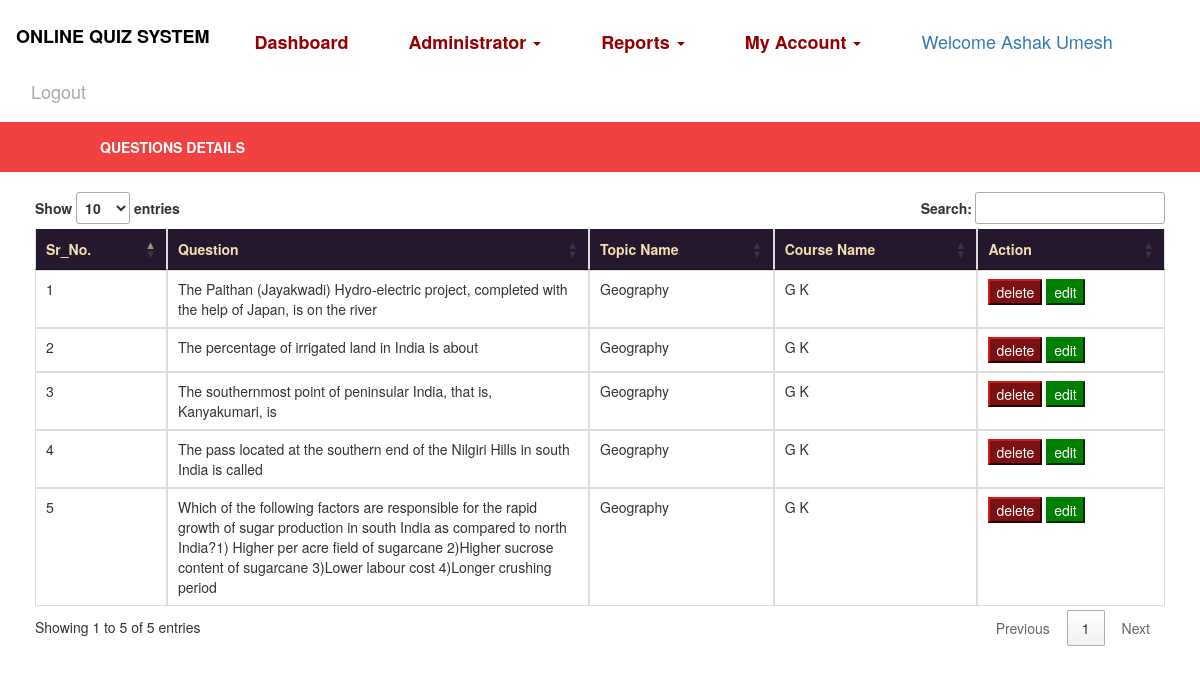
/questionreport/ (signed in), run on the app's committed database.
### Quiz/models.py (models this page shows, shortened)
class Question(models.Model):
    topic = models.ForeignKey(Topic, on_delete=models.CASCADE, null=True)
    question = models.CharField(max_length=200, null=True)
    option1 = models.CharField(max_length=30, null=True)
    option2 = models.CharField(max_length=30, null=True)
    option3 = models.CharField(max_length=30, null=True)
    option4 = models.CharField(max_length=30, null=True)
    answer = models.CharField(max_length=30, null=True)

class Topic(models.Model):
    course = models.ForeignKey(Course, on_delete=models.CASCADE, null=True)
    level = models.CharField(max_length=30, null=True)
    topic = models.CharField(max_length=100, null=True)
    description = models.TextField(null=True)

class Course(models.Model):
    course_name = models.CharField(max_length=50, null=True)
    description = models.TextField(null=True)

### Quiz/views.py (the view)
# urls.py: path('questionreport/', QuestionReport, name='questionreport'),
def QuestionReport(request):
    if not request.user.is_authenticated:
        return redirect('tutorlogin')
    student1 = Question.objects.all()
    d = {'topicdetail': student1}
    return render(request,'questionreport.html',d)

### Quiz/templates/questionreport.html (shortened to what this page needs)
{% extends 'base2.html' %}
{% load static %}
{% block body %}
<div style="background-color:rgb(242,65,65);padding:15px">
        <table width="1000" align="center">
    <tr><th style="color:white"><b>QUESTIONS DETAILS</b></th>
    </tr>
</table>
</div>
<div class="container" style="padding:20px;border:0px solid white">
<table class="table table-bordered" id="myTable" style="border:0px solid white">
  <thead style="background-color:rgb(37,24,46);color:wheat;border-color:white">
  <tr>
    <th>Sr_No.</th>
      <th>Question</th>
    <th>Topic Name</th>
       <th>Course Name</th>
    <th>Action</th>
  </tr>
  </thead>
   <tbody style="border-color:white">
    {% for i in topicdetail %}
  <tr>
    <td>{{forloop.counter}}</td>
      <td style="width:400px">{{i.question}}</td>
      <td>{{i.topic.topic}}</td>
      <td>{{i.topic.course.course_name}}</td>
    <td><a href="{% url 'deletequestion' i.id %}"><button class="button button1">delete</button></a>
      <a href="{% url 'editquestion' i.id %}"><button class="button button2">edit</button></a></td>
  </tr>
    {% endfor %}
    </tbody>
</table>
</div>
{% endblock %}

### Quiz/templates/base2.html (shortened to what this page needs)
<!DOCTYPE html>
<html lang="en">
<head>
    {% load static %}
  <link rel="stylesheet" href="https://maxcdn.bootstrapcdn.com/bootstrap/3.4.0/css/bootstrap.min.css">
  <link rel = stylesheet href = "//cdn.datatables.net/1.10.19/css/jquery.dataTables.min.css">
</head>
<body>
<nav class="navbar navbar-expand-sm bg-info navbar-dark" style="background-color:white">
    <ul class="nav navbar-nav">
      <li class="navbar-brand" style="color:rgb(0, 0, 0)"><h4><b>ONLINE QUIZ SYSTEM</b></h4></li>
            <li class="navbar-brand"><a href="{% url 'userdashboard' %}" style="color:rgb(148, 0, 0)"><b>Dashboard</b></a></li>
      <li class="navbar-brand"><a class="dropdown-toggle" data-toggle="dropdown" href="#" style="color:rgb(148, 0, 0);bottom-padding:18px"><b>Administrator</b>  <span class="caret"></span></a>
      </li>
      <li class="navbar-brand"><a class="dropdown-toggle" data-toggle="dropdown" href="#" style="color:rgb(148, 0, 0);bottom-padding:18px"><b>Reports</b>  <span class="caret"></span></a>
      </li>
      <li class="navbar-brand"><a class="dropdown-toggle" data-toggle="dropdown" href="#" style="color:rgb(148, 0, 0);bottom-padding:18px"><b>My Account</b>  <span class="caret"></span></a>
      </li>
        <li class="navbar-brand"> <a href="#" style="color:rgb(148, 0, 0) margin-top:25px">Welcome {{request.user.first_name}} {{request.user.last_name}}</a></li>
        <li class="navbar-brand"><a href="{% url 'logout' %}" style="color:darkgrey">Logout</a></li>
    </ul>
</nav>
{% block body %}
{% endblock %}
</body>
</html>

### Quiz/templates/questionreport.html (style rules this page uses)
.button1 { background-color:rgb(124,17,17); color:white; border-color:rgb(124,17,17); }
.button2 { background-color:green; color:white; border-color:green; }
#myTable { border-color:white; }

### data on the page
Question: question "The Paithan (Jayakwadi) Hydro-electric project, completed with the help of Japan, is on the river", topic.topic "Geography", topic.course.course_name "G K"
Question: question "The percentage of irrigated land in India is about", topic.topic "Geography", topic.course.course_name "G K"
Question: question "The southernmost point of peninsular India, that is, Kanyakumari, is", topic.topic "Geography", topic.course.course_name "G K"
Question: question "The pass located at the southern end of the Nilgiri Hills in south India is called", topic.topic "Geography", topic.course.course_name "G K"
Question: question "Which of the following factors are responsible for the rapid growth of sugar production in south India as compared to north India?1) Higher per acre field of sugarcane 2)Higher sucrose content of sugarcane 3)Lower labour cost 4)Longer crushing period", topic.topic "Geography", topic.course.course_name "G K"

### other printed values
{{ request.user.first_name }} "Ashak"
{{ request.user.last_name }} "Umesh"
